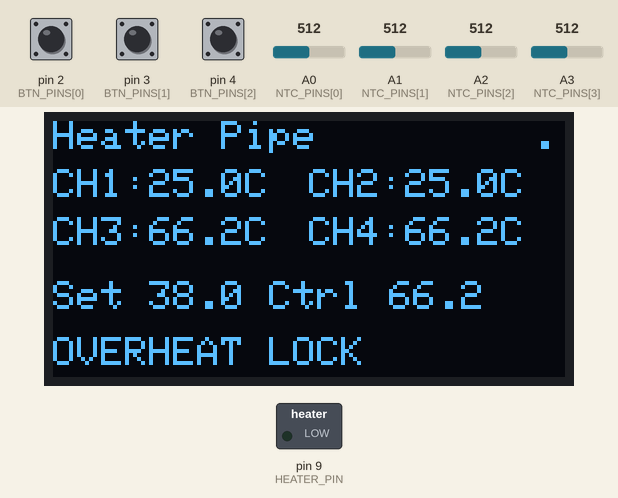
The program below on a simulated Arduino Nano, built with avr-gcc and run on an emulated ATmega328P. Parts: 128×64 one-colour display, switched loads named in the program (green lamp = pin HIGH). The test bench sets the inputs (shaded band); at power-on: A2 (NTC_PINS[2]) = 512, A3 (NTC_PINS[3]) = 512, A0 (NTC_PINS[0]) = 512, A1 (NTC_PINS[1]) = 512, pin 2 (BTN_PINS[0]) HIGH, pin 3 (BTN_PINS[1]) HIGH, pin 4 (BTN_PINS[2]) HIGH. What the program prints to the serial monitor is not drawn.

Above: at 1.3 s.
1.4 s: A2 (NTC_PINS[2]) set to 1010
At 1.9 s:
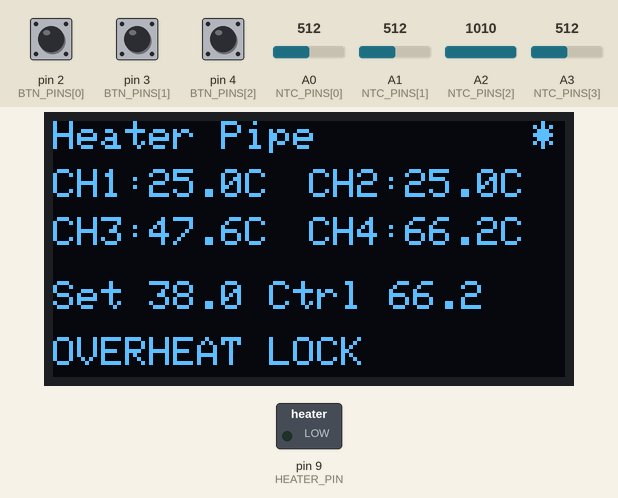
4.4 s: A3 (NTC_PINS[3]) set to 1010
At 5.4 s:
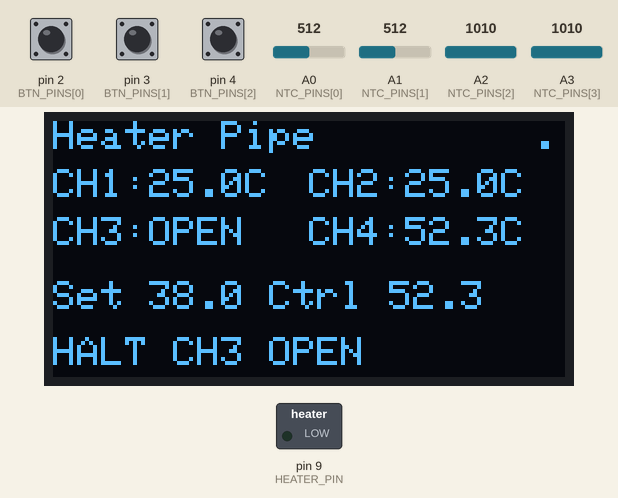
7.4 s: A2 (NTC_PINS[2]) set to 997
At 10.28 s:
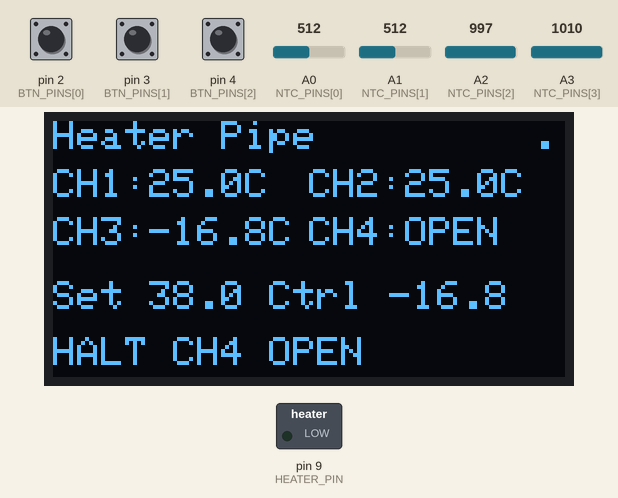
10.4 s: A3 (NTC_PINS[3]) set to 10
At 10.9 s:
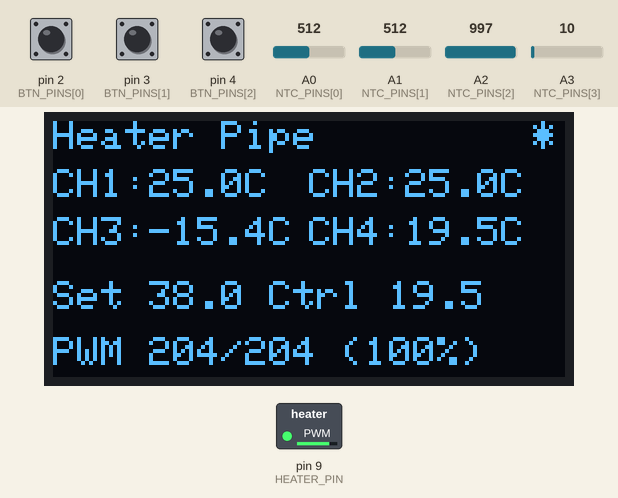
13.0 s: A0 (NTC_PINS[0]) set to 1010
At 14.4 s:
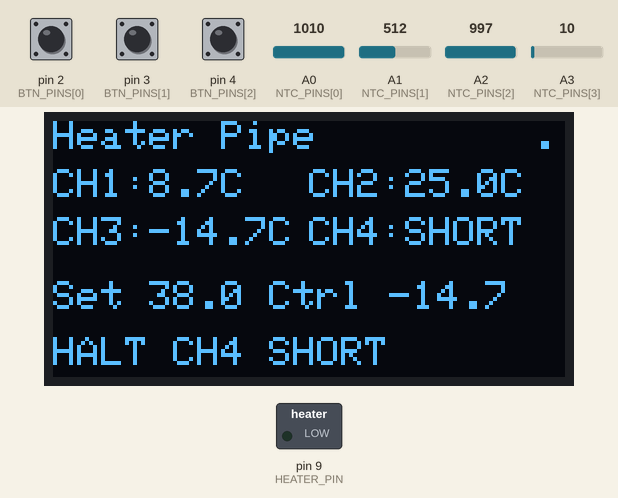
16.0 s: A1 (NTC_PINS[1]) set to 10
At 16.81 s:
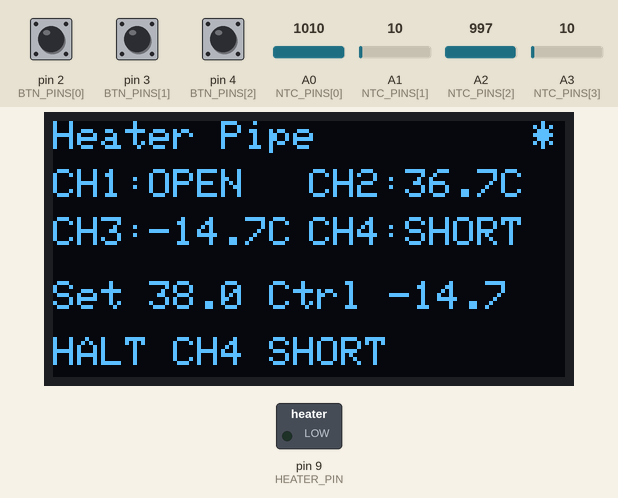
Timing chart, 0 to 19.0 s (numbered marks = the images above; inputs shaded):
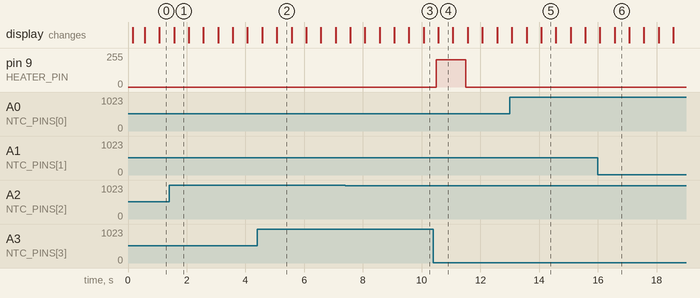

Measured:
- the behaviour switches between 998 and 997 on A2 (NTC_PINS[2]) (found by bisection; images 2 and 3)
- after the input at 1.4 s, the display: changes after 0.17 s (image 1)
- after the input at 7.4 s, the display: first differs from a run without the input after 2.7 s (image 3)
- after the input at 10.4 s, pin 9 (HEATER_PIN): 0/255 → 204/255 after 0.10 s, → 0/255 1.0 s later; the display: changes after 0.16 s (image 4)
- what the display in image 1 shows lasts 0.5 s, from 1.6 s to 2.1 s

The program:

main.cpp
```cpp
/*
 * main.cpp — 加热管道温控系统 (PID + 4 路测温 + 三按键)
 *
 * 2026-06-30 重大方案变更:
 *   - 旧方案 (PI 加热膜包裹盐水瓶) 已废弃, 加热速度过慢
 *   - 新方案: 盐水经"加热管道" 流动加热, 隔膜泵 1~4 L/min
 *   - 加热条接在 P6 (CH3 MOSFET D9), 原 P7 (CH4 D6) 已拔掉
 *   - 加热条参数: 24V/4A, 1400mm, 8.6Ω, 内置 2 路 NTC (50KΩ@25°C)
 *
 * 4 路 NTC 引脚映射:
 *   CH1 = A0 (P3, 10kΩ 分压)   — 纯测量, 不参与控制
 *   CH2 = A1 (P2, 10kΩ 分压)   — 纯测量, 不参与控制
 *   CH3 = A2 (P8, 10kΩ 分压)   — 加热管道入口 NTC (50KΩ) ★参与控制
 *   CH4 = A3 (P9, 10kΩ 分压)   — 加热管道出口 NTC (50KΩ) ★参与控制
 *
 *
 * 控制目标:
 *   - 控制温度 = max(CH3, CH4), 任一失效用另一路
 *   - PID 维持此最大值达到目标温度 (默认 38°C, 按键 37~50°C 可调)
 *   - PWM 占空比硬上限 = 80% (配合软启动, 兼顾升速与冲击限制)
 *
 * 三按键 (REQUIREMENTS.md §2.6):
 *   SW1=D2  →  目标温度 +0.5°C (上限 50°C)
 *   SW2=D3  →  目标温度 -0.5°C (下限 37°C)
 *   SW3=D4  →  切换温控开/关
 *
 * 安全保护:
 *   - 任一控制 NTC (CH3/CH4) 故障 → 切断加热
 *   - 温度 > 42°C → 锁定加热, 降到 40°C 解锁
 *
 * 串口波特率: 9600
 */

#include <Arduino.h>
#include <Wire.h>
#include <Adafruit_SSD1306.h>
#include <Adafruit_GFX.h>

#define SCREEN_WIDTH  128
#define SCREEN_HEIGHT 64
#define OLED_RESET    -1
#define OLED_ADDR     0x3C

Adafruit_SSD1306 display(SCREEN_WIDTH, SCREEN_HEIGHT, &Wire, OLED_RESET);

// ===== NTC 参数 (新加热条内置 NTC 规格: 50KΩ@25°C ±0.5%) =====
// CH1=A0(P3, R3=10k), CH2=A1(P2, R4=10k), CH3=A2(P8, R14=10k), CH4=A3(P9, R15=10k)
// 分压: VCC - 10k(板上) - ADC - NTC - GND
//        温度↑ → NTC阻值↓ → ADC值↓
//
// ⚠️ 注意: 新加热条的 NTC 标称 50KΩ, 但板上分压电阻还是 10kΩ
//   (R3/R4/R14/R15 全是 10k, 没法单独区分 P8/P9)
//   25°C 时: ADC = 1023 × 50/(50+10) ≈ 853 (高位, 测量仍准确)
//   高温时: NTC 降到几 kΩ, ADC 正常在中段
//   全部通道用统一 R_REF=10K(分压电阻), NTC_R25 按 CH 类型区分
#define NTC_CH_COUNT    4
const uint8_t NTC_PINS[NTC_CH_COUNT] = { A0, A1, A2, A3 };   // P3, P2, P8, P9
const char*   NTC_NAMES[NTC_CH_COUNT] = { "CH1", "CH2", "CH3", "CH4" };

#define NTC_R_REF       10000.0f  // 板上分压电阻 (Ω, R3/R4/R14/R15 = 10kΩ)

// 通道 1/2: P3/P2 至今用的仍可能是旧款 10KΩ 传感器; 通道 3/4 是管道 50KΩ
// 这里用每通道独立的标称阻值
const float   NTC_R25[NTC_CH_COUNT]      = { 10000.0f, 10000.0f, 50000.0f, 50000.0f }; // CH3/CH4=50K(管道内置)
const float   NTC_B_VALUE[NTC_CH_COUNT]  = { 3950.0f,  3950.0f,  3950.0f,  3950.0f  }; // B 值, 未实测先用相同

#define ADC_SHORT_THRESHOLD  20   // ADC < 20 → NTC 短路
#define ADC_OPEN_THRESHOLD   1000 // ADC > 1000 → NTC 断路 (留余量)
#define TEMP_OVERHEAT        55.0f // 超温阈值 (°C, 给 TEMP_MAX=50°C 留 5°C 余量防锁定)

// ===== 加热控制参数 =====
// 加热条接 P6 → U8 (100N03) MOSFET → D9 (PWM3, 引脚 9)
// ⚠️ 旧引脚 D6/P7 已废弃, 留空 (代码不再引用)
#define HEATER_PIN            9       // 加热管道 MOSFET gate 引脚 (P6=CH3)
// PWM 占空比硬上限 = 80% (流动散热大, 50% 功率不足; 通过软启动限制开机冲击)
//   加热条 8.6Ω @24V → 满档电流 ~2.8A, 80% 平均电流 ~2.2A (规格上限 4A, 安全)
#define PWM_DUTY_MAX_PERCENT  80
#define PWM_DUTY_MAX_ANALOG   ((PWM_DUTY_MAX_PERCENT * 255) / 100)  // = 204

// ===== 软启动 (防止开机瞬间大电流冲击) =====
// 前 SOFTSTART_DURATION_MS 毫秒内, 输出从 SOFTSTART_MIN_SCALE 线性爬到 100%
//   即: 0s 时输出被压到 PID×20%, 末段回到 PID×100%
//   目的: 避免 t=0 时 PID 立刻饱和导致满档电流
#define SOFTSTART_DURATION_MS  10000  // 软启动持续 10s
#define SOFTSTART_MIN_SCALE    0.20f  // 起始缩放 = 20% (PID 输出乘以这个系数)
unsigned long bootTime = 0;            // 开机时刻 (在 setup 中记录)

// ===== PID 参数 (流动加热场景重整定: Kp 加大使小误差时仍有推力突破热平衡) =====
// 2026-07-01 调整: 47.3°C 与 50°C 目标仅差 2.7, 但 Kp=35 时输出仅 95, 不足以突破散热
//                  → Kp 提到 80, 同样 2.7°C 误差能推到 216→顶满 204; 让 PID 主动冲刺
#define PID_KP          80.0f
#define PID_KI          0.8f
#define PID_KD          25.0f
#define PID_OUTPUT_MAX  PWM_DUTY_MAX_ANALOG  // PID 输出上限 = 204 (= PWM 80%)

// ===== 目标温度 (变量, 可被按键修改) =====
#define TEMP_MIN         37.0f
#define TEMP_MAX         50.0f    // 调温上限 45 → 50°C (流动方案需更高目标 + 大功率)
#define TEMP_STEP        0.5f
#define TEMP_DEFAULT     38.0f
float  tempSetpoint = TEMP_DEFAULT;

// ===== 按键定义 =====
#define BTN_COUNT        3
const uint8_t BTN_PINS[BTN_COUNT]  = { 2, 3, 4 };
const char*   BTN_NAMES[BTN_COUNT] = { "SW1(+0.5)", "SW2(-0.5)", "SW3(Pwr)" };
#define BTN_DEBOUNCE_MS  50
bool btnPrev[BTN_COUNT]       = { false, false, false };
unsigned long btnLastEdge[BTN_COUNT] = {0, 0, 0};

// PID 运行状态
float         pidIntegral    = 0.0f;
float         pidLastError   = 0.0f;
int           pidOutput      = 0;
bool          pidOverheatLock = false;
unsigned long pidLastTime    = 0;

bool          systemEnabled  = true;  // 温控使能 (SW3 切换)

// ADC 滤波缓冲 (每通道一个)
#define NTC_FILTER_SIZE 8
uint16_t adcBuf[NTC_CH_COUNT][NTC_FILTER_SIZE];
uint8_t  adcIdx[NTC_CH_COUNT]  = {0, 0, 0, 0};
bool     adcFull[NTC_CH_COUNT] = {false, false, false, false};

// 移动平均 + 防除零 (带通道号)
int readNtcAdc(uint8_t ch) {
    unsigned long sum = 0;
    for (int i = 0; i < 4; i++) sum += analogRead(NTC_PINS[ch]);
    uint16_t raw = sum >> 2;

    adcBuf[ch][adcIdx[ch]] = raw;
    adcIdx[ch] = (adcIdx[ch] + 1) % NTC_FILTER_SIZE;
    if (adcIdx[ch] == 0) adcFull[ch] = true;

    uint8_t n = adcFull[ch] ? NTC_FILTER_SIZE : adcIdx[ch];
    if (n == 0) return raw;
    unsigned long total = 0;
    for (uint8_t i = 0; i < n; i++) total += adcBuf[ch][i];
    return (int)(total / n);
}

// 返回状态: 0=正常, 1=短路, 2=断路
int checkNtc(int adc) {
    if (adc < ADC_SHORT_THRESHOLD) return 1;
    if (adc > ADC_OPEN_THRESHOLD)  return 2;
    return 0;
}

// ADC → 温度(°C), B 值公式, 按通道用不同 R25
float adcToTempC(uint8_t ch, int adc) {
    if (adc <= 0)    adc = 1;
    if (adc >= 1023) adc = 1022;

    float rNtc = NTC_R_REF * (float)adc / (1023.0f - (float)adc);
    float steinhart = log(rNtc / NTC_R25[ch]);
    float tempK = 1.0f / (1.0f / 298.15f + steinhart / NTC_B_VALUE[ch]);
    return tempK - 273.15f;
}

/* ================================================================
 * PID 计算: 返回 PWM 输出值 (0~PID_OUTPUT_MAX = 0~204)
 * ============================================================== */
int pidCompute(float temp, float dt) {
    if (temp >= TEMP_OVERHEAT) {
        pidOverheatLock = true;
        pidIntegral = 0.0f;
        return 0;
    }
    if (pidOverheatLock) {
        if (temp < (TEMP_OVERHEAT - 2.0f)) {
            pidOverheatLock = false;
        } else {
            return 0;
        }
    }

    float error = tempSetpoint - temp;

    // P: 比例
    float pTerm = PID_KP * error;

    // I: 条件积分 (防饱和)
    const float INTEGRAL_MAX = (float)PID_OUTPUT_MAX * 0.5f;
    if (error > 1.5f) {
        // ramp 阶段不积分
    } else if (error < 0.0f) {
        // 超温: 3 倍速衰减积分
        float decay = PID_KI * error * dt * 3.0f;
        pidIntegral += decay;
        if (pidIntegral < 0.0f) pidIntegral = 0.0f;
    } else {
        // 接近目标, 正常积分 (仅在 P+I 还没饱和时)
        float tentativeI = pidIntegral + PID_KI * error * dt;
        float pPlusI = pTerm + tentativeI;
        if (pPlusI < (float)PID_OUTPUT_MAX) {
            pidIntegral = tentativeI;
        }
        if (pidIntegral > INTEGRAL_MAX) pidIntegral = INTEGRAL_MAX;
    }

    // D: 微分先行
    float dTerm = PID_KD * (pidLastError - error) / dt;
    pidLastError = error;

    // 合成 + 限幅
    float rawOut = pTerm + pidIntegral + dTerm;
    if (rawOut < 0.0f) rawOut = 0.0f;
    if (rawOut > (float)PID_OUTPUT_MAX) rawOut = (float)PID_OUTPUT_MAX;
    return (int)rawOut;
}

void pidReset() {
    pidIntegral   = 0.0f;
    pidLastError  = 0.0f;
    pidOverheatLock = false;
}

/* ================================================================
 * 按键扫描 (返回刚按下的按键索引或 255=无)
 * ============================================================== */
uint8_t scanButtons() {
    uint8_t pressed = 255;
    for (uint8_t i = 0; i < BTN_COUNT; i++) {
        bool nowDown = (digitalRead(BTN_PINS[i]) == LOW);
        if (nowDown != btnPrev[i]) {
            btnLastEdge[i] = millis();
        }
        btnPrev[i] = nowDown;

        if (nowDown && (millis() - btnLastEdge[i] >= BTN_DEBOUNCE_MS)) {
            if (btnLastEdge[i] != 0) {
                pressed = i;
                btnLastEdge[i] = 0;
            }
        }
    }
    return pressed;
}

/* ================================================================
 * 按键事件处理
 * ============================================================== */
void handleButton(uint8_t btnIdx) {
    if (btnIdx >= BTN_COUNT) return;
    Serial.print(F("[BTN] ")); Serial.print(BTN_NAMES[btnIdx]);

    switch (btnIdx) {
        case 0: {  // SW1: +0.5°C
            float newT = tempSetpoint + TEMP_STEP;
            if (newT > TEMP_MAX) newT = TEMP_MAX;
            if (newT != tempSetpoint) {
                tempSetpoint = newT;
                pidReset();
            }
            Serial.print(F(" TempUp -> ")); Serial.print(tempSetpoint); Serial.println(F("C"));
            break;
        }
        case 1: {  // SW2: -0.5°C
            float newT = tempSetpoint - TEMP_STEP;
            if (newT < TEMP_MIN) newT = TEMP_MIN;
            if (newT != tempSetpoint) {
                tempSetpoint = newT;
                pidReset();
            }
            Serial.print(F(" TempDown -> ")); Serial.print(tempSetpoint); Serial.println(F("C"));
            break;
        }
        case 2: {  // SW3: 切换温控开/关
            systemEnabled = !systemEnabled;
            if (!systemEnabled) {
                analogWrite(HEATER_PIN, 0);
                pidOutput = 0;
                pidReset();
            }
            Serial.print(F(" PowerToggle -> "));
            Serial.println(systemEnabled ? F("ENABLED") : F("DISABLED"));
            break;
        }
    }
}

/* ================================================================
 * 初始化
 * ============================================================== */
void setup() {
    Serial.begin(9600);
    while (!Serial);

    Wire.begin();

    // --- 初始化 OLED ---
    if (!display.begin(SSD1306_SWITCHCAPVCC, OLED_ADDR)) {
        Serial.println(F("SSD1306 init FAILED"));
        while (true) { delay(1000); }
    }
    Serial.println(F("OLED OK"));

    // --- 初始化 4 路 NTC 滤波缓冲 ---
    for (uint8_t ch = 0; ch < NTC_CH_COUNT; ch++) {
        pinMode(NTC_PINS[ch], INPUT);
    }
    memset(adcBuf, 0, sizeof(adcBuf));

    // ⚠️ P7/D6 已废弃 (旧加热膜方案), 不再初始化为加热输出
    // 仅设为 INPUT 防止悬空 (P7 现是空插座)
    pinMode(6, INPUT_PULLUP);

    // --- 初始化按键 ---
    for (uint8_t i = 0; i < BTN_COUNT; i++) {
        pinMode(BTN_PINS[i], INPUT_PULLUP);
    }

    // --- 初始化加热引脚 (P6 → D9, PID 默认关闭) ---
    pinMode(HEATER_PIN, OUTPUT);
    analogWrite(HEATER_PIN, 0);
    Serial.print(F("Heater (P6/D9, CH3 MOSFET), max "));
    Serial.print(PWM_DUTY_MAX_PERCENT); Serial.println(F("%"));
    Serial.print(F("Setpoint=")); Serial.print(tempSetpoint);
    Serial.print(F("C  Kp=")); Serial.print(PID_KP);
    Serial.print(F(" Ki=")); Serial.print(PID_KI);
    Serial.print(F(" Kd=")); Serial.println(PID_KD);
    Serial.println(F("CTRL: max(CH3, CH4)   CH1/CH2 monitor-only"));
    Serial.print(F("Soft-start: "));
    Serial.print(SOFTSTART_DURATION_MS / 1000); Serial.print(F("s @ >="));
    Serial.print((int)(SOFTSTART_MIN_SCALE * 100)); Serial.println(F("% ramp"));
    pidLastTime = millis();
    bootTime    = millis();   // 记录开机时刻用于软启动

    // --- 开机标语 ---
    display.clearDisplay();
    display.setTextColor(SSD1306_WHITE);
    display.setTextSize(1);
    display.setCursor(0, 0);
    display.println(F("Heating Pipe"));
    display.setCursor(0, 12);
    display.println(F("4-ch NTC"));
    display.setCursor(0, 28);
    display.println(F("CTRL: CH3/CH4"));
    display.display();
}

/* ================================================================
 * 主循环
 * ============================================================== */
void loop() {
    unsigned long now = millis();

    // --- 扫按键 (实时响应) ---
    uint8_t btn = scanButtons();
    if (btn < BTN_COUNT) handleButton(btn);

    // --- 每 500ms 测温 + 控制 + 显示 ---
    static unsigned long lastT = 0;
    if (now - lastT < 500) return;
    lastT = now;

    // --- 读取 4 路 NTC ---
    int   adcs[NTC_CH_COUNT];
    int   faults[NTC_CH_COUNT];
    float temps[NTC_CH_COUNT];
    for (uint8_t ch = 0; ch < NTC_CH_COUNT; ch++) {
        adcs[ch]   = readNtcAdc(ch);
        faults[ch] = checkNtc(adcs[ch]);
        temps[ch]  = (faults[ch] == 0) ? adcToTempC(ch, adcs[ch]) : 0.0f;
    }

    // --- 安全检查: 控制用 NTC (CH3/CH4) 任一故障 → 切断加热 ---
    //     CH1/CH2 是纯测量, 故障不影响控制, 只显示错误
    bool   ctrlEmergency = false;
    String reason        = "";
    if (faults[2] != 0) {
        ctrlEmergency = true;
        reason = String("CH3 ") + (faults[2] == 1 ? "SHORT" : "OPEN");
    } else if (faults[3] != 0) {
        ctrlEmergency = true;
        reason = String("CH4 ") + (faults[3] == 1 ? "SHORT" : "OPEN");
    }
    if (ctrlEmergency) {
        analogWrite(HEATER_PIN, 0);
        pidOutput = 0;
        pidReset();
    }

    // --- 计算控制目标 = max(CH3, CH4), 一路故障用另一路 ---
    float controlTemp;
    if (faults[2] != 0 && faults[3] != 0) {
        controlTemp = TEMP_OVERHEAT;   // 双故障 → 视为超温
    } else if (faults[2] != 0) {
        controlTemp = temps[3];
    } else if (faults[3] != 0) {
        controlTemp = temps[2];
    } else {
        controlTemp = max(temps[2], temps[3]);
    }

    // --- PID 计算 + 输出 (带软启动缩放) ---
    float dt = (now - pidLastTime) / 1000.0f;
    pidLastTime = now;
    bool allowHeat = systemEnabled && !ctrlEmergency;
    if (allowHeat) {
        pidOutput = pidCompute(controlTemp, dt);

        // 软启动: 前 SOFTSTART_DURATION_MS 内将 PID 输出按线性斜率缩放
        //   时间 0            → 缩放 SOFTSTART_MIN_SCALE (e.g. 0.2)
        //   时间 DURATION_MS  → 缩放 1.0 (满挡)
        float ssScale = 1.0f;
        unsigned long elapsed = millis() - bootTime;
        if (elapsed < SOFTSTART_DURATION_MS) {
            ssScale = SOFTSTART_MIN_SCALE
                    + (1.0f - SOFTSTART_MIN_SCALE) * (float)elapsed / SOFTSTART_DURATION_MS;
        }
        int scaledOutput = (int)(pidOutput * ssScale);
        analogWrite(HEATER_PIN, scaledOutput);
    } else {
        pidOutput = 0;
        analogWrite(HEATER_PIN, 0);
    }

    // --- 串口打点 ---
    for (uint8_t ch = 0; ch < NTC_CH_COUNT; ch++) {
        Serial.print(NTC_NAMES[ch]);
        Serial.print(F("="));
        if (faults[ch] == 0) {
            Serial.print(temps[ch], 1);
            Serial.print(F("C  "));
        } else {
            Serial.print(faults[ch] == 1 ? F("SHORT ") : F("OPEN  "));
        }
    }
    Serial.print(F("| Ctrl=")); Serial.print(controlTemp, 1);
    Serial.print(F("C Set=")); Serial.print(tempSetpoint, 1);
    Serial.print(F(" PWM=")); Serial.print(pidOutput);
    Serial.print(F("/")); Serial.print(PID_OUTPUT_MAX);
    if (!systemEnabled)       Serial.println(F(" OFF"));
    else if (ctrlEmergency)   { Serial.print(F(" HALT ")); Serial.println(reason); }
    else if (pidOverheatLock) Serial.println(F(" OVERHEAT-LOCK"));
    else                      Serial.println(F(" HEAT"));

    // --- 刷新 OLED (4 路 + 控制状态) ---
    display.clearDisplay();
    display.setTextColor(SSD1306_WHITE);

    // 标题行 (心跳 + 系统状态)
    display.setTextSize(1);
    display.setCursor(0, 0);
    display.println(systemEnabled ? F("Heater Pipe") : F("[OFF] Pipe"));
    static bool heart = false;
    heart = !heart;
    display.setCursor(120, 0);
    display.print(heart ? F("*") : F("."));

    // 4 路 NTC, 2 列布局 (CH1/CH2 一行, CH3/CH4 一行)
    // y=12: CH1 左   CH2 右
    // y=24: CH3 左   CH4 右 (控制用)
    for (uint8_t ch = 0; ch < NTC_CH_COUNT; ch++) {
        uint8_t y = 12 + (ch / 2) * 12;        // 行
        uint8_t x = (ch % 2) ? 64 : 0;         // 列
        display.setCursor(x, y);
        display.print(NTC_NAMES[ch]);
        display.print(F(":"));
        if (faults[ch] == 0) {
            display.print(temps[ch], 1);
            display.print(F("C"));
        } else {
            display.print(faults[ch] == 1 ? F("SHORT") : F("OPEN"));
        }
    }

    // 控制目标行 y=40
    display.setCursor(0, 40);
    display.print(F("Set "));
    display.print(tempSetpoint, 1);
    display.print(F(" Ctrl "));
    display.print(controlTemp, 1);

    // PID 输出 + 状态 y=54
    display.setCursor(0, 54);
    if (!systemEnabled) {
        display.print(F("POWERED OFF"));
    } else if (ctrlEmergency) {
        display.print(F("HALT ")); display.print(reason);
    } else if (pidOverheatLock) {
        display.print(F("OVERHEAT LOCK"));
    } else {
        int pct = (pidOutput * 100) / PID_OUTPUT_MAX;
        display.print(F("PWM "));
        display.print(pidOutput);
        display.print(F("/"));
        display.print(PID_OUTPUT_MAX);
        display.print(F(" ("));
        display.print(pct);
        display.print(F("%)"));
    }

    display.display();
}
```
